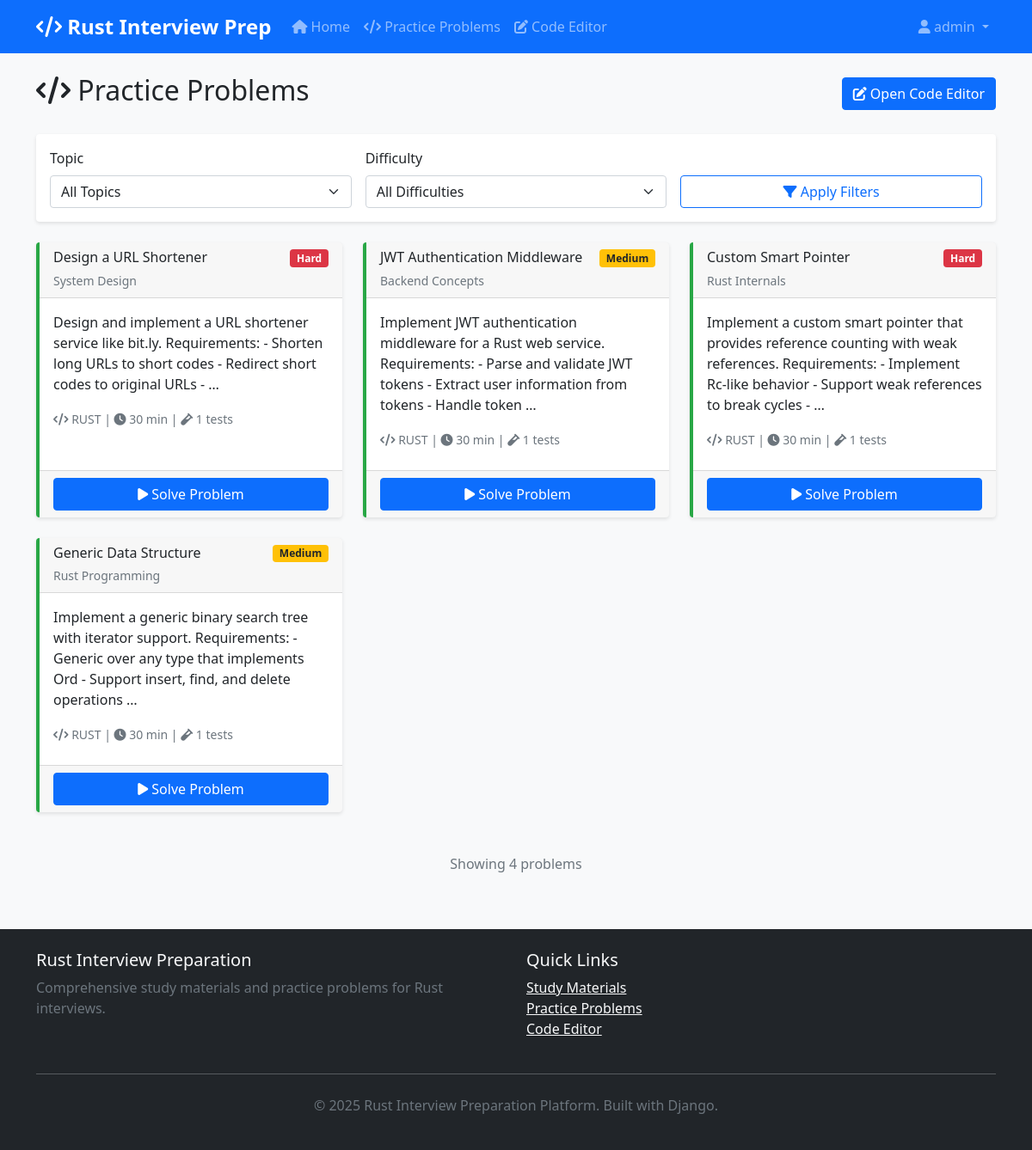
/practice/ (signed in), run on the app's committed database.
### materials/models.py (models this page shows, shortened)
class Problem(models.Model):
    DIFFICULTY_LEVELS = [
        ('easy', 'Easy'),
        ('medium', 'Medium'),
        ('hard', 'Hard'),
    ]
    topic = models.ForeignKey(Topic, on_delete=models.CASCADE, related_name='problems')
    subtopic = models.ForeignKey(Subtopic, on_delete=models.CASCADE, related_name='problems', null=True, blank=True)
    title = models.CharField(max_length=200)
    description = models.TextField()
    starter_code = models.TextField(blank=True)
    solution = models.TextField(blank=True)
    test_cases = models.JSONField(default=list)
    difficulty = models.CharField(max_length=10, choices=DIFFICULTY_LEVELS, default='medium')
    language = models.CharField(max_length=50, default='rust')
    time_limit = models.IntegerField(default=30)  # minutes

class Topic(models.Model):
    title = models.CharField(max_length=200)
    description = models.TextField()
    day_number = models.IntegerField()
    order = models.IntegerField(default=0)
    created_at = models.DateTimeField(auto_now_add=True)
    updated_at = models.DateTimeField(auto_now=True)
    class Meta:
        ordering = ['day_number', 'order']

### materials/views.py (the view)
# urls.py: path('practice/', views.practice_problems, name='practice_problems'),
def practice_problems(request):
    problems = Problem.objects.all().select_related('topic', 'subtopic')
    difficulty = request.GET.get('difficulty')
    topic_id = request.GET.get('topic')
    if difficulty:
        problems = problems.filter(difficulty=difficulty)
    if topic_id:
        problems = problems.filter(topic_id=topic_id)
    topics = Topic.objects.all()
    context = {
        'problems': problems,
        'topics': topics,
        'current_difficulty': difficulty,
        'current_topic': topic_id,
    }
    return render(request, 'materials/practice_problems.html', context)

### templates/materials/practice_problems.html (shortened to what this page needs)
{% extends 'base.html' %}
{% block content %}
<div class="row">
    <div class="col-md-12">
        <div class="d-flex justify-content-between align-items-center mb-4">
            <h2>
                <i class="fas fa-code"></i> Practice Problems
            </h2>
            <div>
                <a href="{% url 'code_runner:editor' %}" class="btn btn-primary">
                    <i class="fas fa-edit"></i> Open Code Editor
                </a>
            </div>
        </div>
    </div>
</div>
<div class="row mb-4">
    <div class="col-md-12">
        <div class="card">
            <div class="card-body">
                <form method="GET" class="row g-3">
                    <div class="col-md-4">
                        <label for="topic" class="form-label">Topic</label>
                        <select class="form-select" id="topic" name="topic">
                            <option value="">All Topics</option>
                        </select>
                    </div>
                    <div class="col-md-4">
                        <label for="difficulty" class="form-label">Difficulty</label>
                        <select class="form-select" id="difficulty" name="difficulty">
                            <option value="">All Difficulties</option>
                        </select>
                    </div>
                    <div class="col-md-4">
                        <label class="form-label">&nbsp;</label>
                        <div class="d-grid">
                            <button type="submit" class="btn btn-outline-primary">
                                <i class="fas fa-filter"></i> Apply Filters
                            </button>
                        </div>
                    </div>
                </form>
            </div>
        </div>
    </div>
</div>
<div class="row">
    {% for problem in problems %}
    <div class="col-md-6 col-lg-4 mb-4">
        <div class="card problem-card h-100">
            <div class="card-header d-flex justify-content-between align-items-start">
                <div>
                    <h6 class="mb-1">{{ problem.title }}</h6>
                    <small class="text-muted">{{ problem.topic.title }}</small>
                </div>
                <span class="badge bg-{% if problem.difficulty == 'easy' %}success{% elif problem.difficulty == 'medium' %}warning{% else %}danger{% endif %}">
                    {{ problem.get_difficulty_display }}
                </span>
            </div>
            <div class="card-body">
                <p class="card-text">{{ problem.description|truncatewords:25 }}</p>
                <div class="mb-2">
                    <small class="text-muted">
                        <i class="fas fa-code"></i> {{ problem.language|upper }} |
                        <i class="fas fa-clock"></i> {{ problem.time_limit }} min
                        {% if problem.test_cases %}
                        | <i class="fas fa-vial"></i> {{ problem.test_cases|length }} tests
                        {% endif %}
                    </small>
                </div>
            </div>
            <div class="card-footer">
                <div class="d-grid">
                    <a href="{% url 'materials:problem_detail' problem.id %}" class="btn btn-primary">
                        <i class="fas fa-play"></i> Solve Problem
                    </a>
                </div>
            </div>
        </div>
    </div>
    {% endfor %}
</div>
{% if problems %}
<div class="row mt-4">
    <div class="col-md-12">
        <div class="text-center">
            <p class="text-muted">Showing {{ problems|length }} problem{{ problems|length|pluralize }}</p>
        </div>
    </div>
</div>
{% endif %}
{% endblock %}

### templates/base.html (shortened to what this page needs)
<!DOCTYPE html>
<html lang="en">
<head>
    <link href="https://cdn.jsdelivr.net/npm/bootstrap@5.1.3/dist/css/bootstrap.min.css" rel="stylesheet">
    <link rel="stylesheet" href="https://cdnjs.cloudflare.com/ajax/libs/codemirror/6.0.1/codemirror.min.css">
    <link rel="stylesheet" href="https://cdnjs.cloudflare.com/ajax/libs/codemirror/6.0.1/theme/monokai.min.css">
    <link href="https://cdnjs.cloudflare.com/ajax/libs/font-awesome/6.0.0/css/all.min.css" rel="stylesheet">
    {% load static %}
    <link rel="stylesheet" href="{% static 'css/main.css' %}">
</head>
<body>
    <nav class="navbar navbar-expand-lg navbar-dark bg-primary">
        <div class="container">
            <a class="navbar-brand" href="{% url 'materials:home' %}">
                <i class="fas fa-code"></i> Rust Interview Prep
            </a>
            <div class="collapse navbar-collapse" id="navbarNav">
                <ul class="navbar-nav me-auto">
                    <li class="nav-item">
                        <a class="nav-link" href="{% url 'materials:home' %}">
                            <i class="fas fa-home"></i> Home
                        </a>
                    </li>
                    <li class="nav-item">
                        <a class="nav-link" href="{% url 'materials:practice_problems' %}">
                            <i class="fas fa-code"></i> Practice Problems
                        </a>
                    </li>
                    <li class="nav-item">
                        <a class="nav-link" href="{% url 'code_runner:editor' %}">
                            <i class="fas fa-edit"></i> Code Editor
                        </a>
                    </li>
                </ul>
                <ul class="navbar-nav">
                    {% if user.is_authenticated %}
                        <li class="nav-item dropdown">
                            <a class="nav-link dropdown-toggle" href="#" id="navbarDropdown" role="button" data-bs-toggle="dropdown">
                                <i class="fas fa-user"></i> {{ user.username }}
                            </a>
                        </li>
                    {% else %}
                        <li class="nav-item">
                            <a class="nav-link" href="/admin/">
                                <i class="fas fa-sign-in-alt"></i> Login
                            </a>
                        </li>
                    {% endif %}
                </ul>
            </div>
        </div>
    </nav>
    <main class="container mt-4">
        {% block content %}{% endblock %}
    </main>
    <footer class="bg-dark text-light mt-5 py-4">
        <div class="container">
            <div class="row">
                <div class="col-md-6">
                    <h5>Rust Interview Preparation</h5>
                    <p class="text-muted">Comprehensive study materials and practice problems for Rust interviews.</p>
                </div>
                <div class="col-md-6">
                    <h5>Quick Links</h5>
                    <ul class="list-unstyled">
                        <li><a href="{% url 'materials:home' %}" class="text-light">Study Materials</a></li>
                        <li><a href="{% url 'materials:practice_problems' %}" class="text-light">Practice Problems</a></li>
                        <li><a href="{% url 'code_runner:editor' %}" class="text-light">Code Editor</a></li>
                    </ul>
                </div>
            </div>
            <hr class="my-4">
            <div class="text-center text-muted">
                <p>&copy; 2025 Rust Interview Preparation Platform. Built with Django.</p>
            </div>
        </div>
    </footer>
    {% load static %}
</body>
</html>

### static/css/main.css (style rules this page uses)
body { background-color: #f8f9fa; font-family: 'Segoe UI', Tahoma, Geneva, Verdana, sans-serif; }
.navbar-brand { font-weight: bold; font-size: 1.5rem; }
.card { border: none; box-shadow: 0 2px 4px rgba(0,0,0,0.1); transition: all 0.3s ease; }
.problem-card { border-left: 4px solid #28a745; }
.badge { font-size: 0.75em; padding: 0.35em 0.65em; }
footer { margin-top: auto; }
.fade-in { animation: fadeIn 0.5s ease-in; }

### templates/materials/practice_problems.html (style rules this page uses)
.problem-card { transition: all 0.3s ease; border-left: 4px solid #28a745; }
.badge.bg-warning { background-color: #ffc107 !important; color: #212529 !important; }
.badge.bg-danger { background-color: #dc3545 !important; }

### data on the page
Problem: title "Design a URL Shortener", topic "System Design", difficulty "Hard", description "Design and implement a URL shortener service like bit.ly. Requirements: - Shorten long URLs to short codes - Redirect short codes to original URLs - …", language "RUST", time_limit "30", test_cases|length "1"
Problem: title "JWT Authentication Middleware", topic "Backend Concepts", difficulty "Medium", description "Implement JWT authentication middleware for a Rust web service. Requirements: - Parse and validate JWT tokens - Extract user information from tokens - Handle token …", language "RUST", time_limit "30", test_cases|length "1"
Problem: title "Custom Smart Pointer", topic "Rust Internals", difficulty "Hard", description "Implement a custom smart pointer that provides reference counting with weak references. Requirements: - Implement Rc-like behavior - Support weak references to break cycles - …", language "RUST", time_limit "30", test_cases|length "1"
Problem: title "Generic Data Structure", topic "Rust Programming", difficulty "Medium", description "Implement a generic binary search tree with iterator support. Requirements: - Generic over any type that implements Ord - Support insert, find, and delete operations …", language "RUST", time_limit "30", test_cases|length "1"

### other printed values
{{ user.username }} "admin"
{{ problems|length }} "4"
